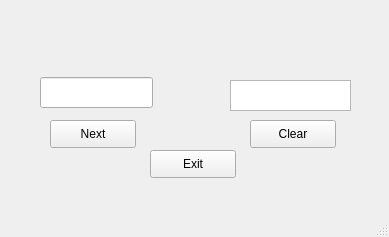
<?xml version="1.0" encoding="UTF-8"?>
<ui version="4.0">
 <class>MainWindow</class>
 <widget class="QMainWindow" name="MainWindow">
  <property name="geometry">
   <rect>
    <x>0</x>
    <y>0</y>
    <width>389</width>
    <height>237</height>
   </rect>
  </property>
  <property name="windowTitle">
   <string>MainWindow</string>
  </property>
  <widget class="QWidget" name="centralwidget">
   <widget class="QPushButton" name="pushButton">
    <property name="geometry">
     <rect>
      <x>50</x>
      <y>120</y>
      <width>86</width>
      <height>28</height>
     </rect>
    </property>
    <property name="text">
     <string>Next</string>
    </property>
   </widget>
   <widget class="QPushButton" name="pushButton_2">
    <property name="geometry">
     <rect>
      <x>150</x>
      <y>150</y>
      <width>86</width>
      <height>28</height>
     </rect>
    </property>
    <property name="text">
     <string>Exit</string>
    </property>
   </widget>
   <widget class="QLineEdit" name="input">
    <property name="geometry">
     <rect>
      <x>40</x>
      <y>77</y>
      <width>113</width>
      <height>31</height>
     </rect>
    </property>
   </widget>
   <widget class="QTextBrowser" name="output">
    <property name="geometry">
     <rect>
      <x>230</x>
      <y>80</y>
      <width>121</width>
      <height>31</height>
     </rect>
    </property>
   </widget>
   <widget class="QPushButton" name="clear">
    <property name="geometry">
     <rect>
      <x>250</x>
      <y>120</y>
      <width>86</width>
      <height>28</height>
     </rect>
    </property>
    <property name="text">
     <string>Clear</string>
    </property>
   </widget>
  </widget>
  <widget class="QMenuBar" name="menubar">
   <property name="geometry">
    <rect>
     <x>0</x>
     <y>0</y>
     <width>389</width>
     <height>25</height>
    </rect>
   </property>
  </widget>
  <widget class="QStatusBar" name="statusbar"/>
 </widget>
 <resources/>
 <connections>
  <connection>
   <sender>pushButton_2</sender>
   <signal>clicked()</signal>
   <receiver>MainWindow</receiver>
   <slot>close()</slot>
   <hints>
    <hint type="sourcelabel">
     <x>306</x>
     <y>188</y>
    </hint>
    <hint type="destinationlabel">
     <x>250</x>
     <y>174</y>
    </hint>
   </hints>
  </connection>
 </connections>
</ui>
